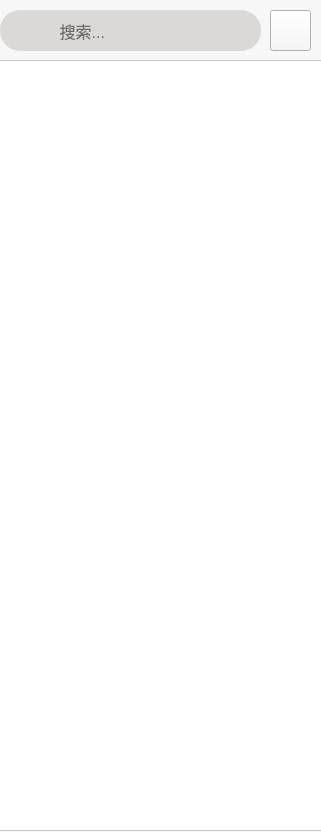
<?xml version="1.0" encoding="UTF-8"?>
<ui version="4.0">
 <class>midw</class>
 <widget class="QWidget" name="midw">
  <property name="geometry">
   <rect>
    <x>0</x>
    <y>0</y>
    <width>321</width>
    <height>832</height>
   </rect>
  </property>
  <property name="minimumSize">
   <size>
    <width>321</width>
    <height>832</height>
   </size>
  </property>
  <property name="windowTitle">
   <string>Form</string>
  </property>
  <property name="styleSheet">
   <string notr="true">background-color: rgb(247, 247, 247);</string>
  </property>
  <widget class="QStackedWidget" name="stackedWidget">
   <property name="geometry">
    <rect>
     <x>-3</x>
     <y>60</y>
     <width>331</width>
     <height>771</height>
    </rect>
   </property>
   <property name="minimumSize">
    <size>
     <width>311</width>
     <height>771</height>
    </size>
   </property>
   <property name="styleSheet">
    <string notr="true">background-color: rgb(226, 226, 226);</string>
   </property>
   <property name="currentIndex">
    <number>0</number>
   </property>
   <widget class="QWidget" name="chatListW">
    <property name="minimumSize">
     <size>
      <width>300</width>
      <height>560</height>
     </size>
    </property>
    <layout class="QGridLayout" name="gridLayout">
     <property name="leftMargin">
      <number>0</number>
     </property>
     <property name="topMargin">
      <number>0</number>
     </property>
     <property name="rightMargin">
      <number>0</number>
     </property>
     <property name="bottomMargin">
      <number>0</number>
     </property>
     <property name="spacing">
      <number>0</number>
     </property>
     <item row="0" column="0">
      <widget class="ListWidget" name="chatList">
       <property name="minimumSize">
        <size>
         <width>300</width>
         <height>560</height>
        </size>
       </property>
       <property name="styleSheet">
        <string notr="true">background-color: rgb(255, 255, 255);
</string>
       </property>
      </widget>
     </item>
    </layout>
   </widget>
   <widget class="QWidget" name="blankpage"/>
  </widget>
  <widget class="QLineEdit" name="searchlineEdit">
   <property name="geometry">
    <rect>
     <x>0</x>
     <y>10</y>
     <width>261</width>
     <height>41</height>
    </rect>
   </property>
   <property name="minimumSize">
    <size>
     <width>261</width>
     <height>41</height>
    </size>
   </property>
   <property name="font">
    <font>
     <pointsize>12</pointsize>
    </font>
   </property>
   <property name="styleSheet">
    <string notr="true">background-color: rgb(218, 217, 215);
border-radius:20px;
</string>
   </property>
   <property name="placeholderText">
    <string>             搜索...</string>
   </property>
  </widget>
  <widget class="QPushButton" name="btn_add">
   <property name="geometry">
    <rect>
     <x>270</x>
     <y>10</y>
     <width>41</width>
     <height>41</height>
    </rect>
   </property>
   <property name="minimumSize">
    <size>
     <width>41</width>
     <height>41</height>
    </size>
   </property>
   <property name="styleSheet">
    <string notr="true">image: url(:/res/pic/ic_add_2.png);</string>
   </property>
   <property name="text">
    <string/>
   </property>
  </widget>
 </widget>
 <customwidgets>
  <customwidget>
   <class>ListWidget</class>
   <extends>QListWidget</extends>
   <header>listwidget.h</header>
  </customwidget>
 </customwidgets>
 <resources/>
 <connections/>
</ui>
